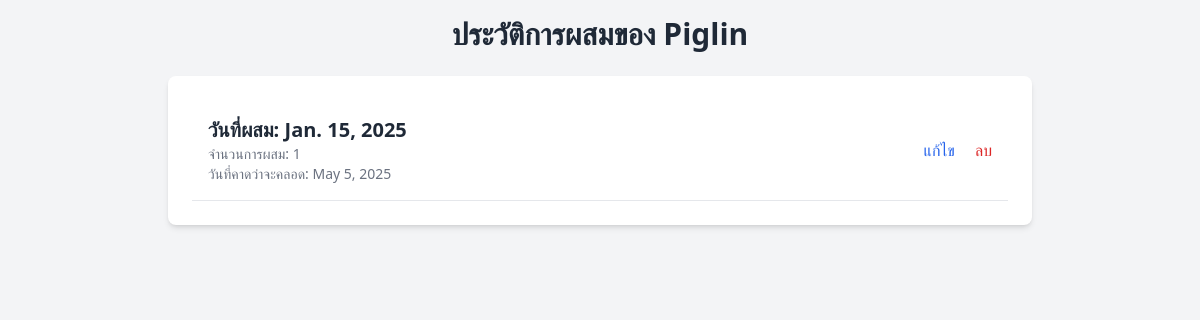
The app's page /1/breeding_history/ with its own data.
### myapp/models.py (models this page shows, shortened)
class Pig(models.Model):
    pig_id = models.CharField(max_length=50, unique=True)
    name = models.CharField(max_length=100)
    status = models.CharField(
        max_length=50,
        choices=[('ready', 'Ready for Breeding'), ('waiting', 'Waiting for Delivery')],
        default='ready'
    )
    zone = models.CharField(max_length=50)
    address_lock = models.CharField(max_length=100)
    image = models.ImageField(upload_to='pigs/', blank=True, null=True)  # เพิ่มฟิลด์สำหรับอัพโหลดรูปภาพ

class BreedingRecord(models.Model):
    pig = models.ForeignKey(Pig, on_delete=models.CASCADE, related_name='breeding_records')
    breeding_date = models.DateField()
    semen_id = models.CharField(max_length=50)
    insemination_count = models.IntegerField(default=1)
    delivery_date = models.DateField(blank=True, null=True)

### myapp/views.py (the view)
# urls.py: path('<str:pig_id>/breeding_history/', views.breeding_history, name='breeding_history'),
def breeding_history(request, pig_id):
    pig = get_object_or_404(Pig, pig_id=pig_id)  # ดึงข้อมูลหมูตาม pig_id
    breeding_records = pig.breeding_records.all()  # ดึงข้อมูลประวัติการผสมทั้งหมดที่เชื่อมโยงกับหมูตัวนี้
    return render(request, 'myapp/breeding_history.html', {
        'pig': pig,
        'breeding_records': breeding_records
    })

### myapp/templates/myapp/breeding_history.html (shortened to what this page needs)
<!DOCTYPE html>
<html lang="th">
<head>
    <script src="https://cdn.tailwindcss.com"></script>
</head>
<body class="bg-gray-100 font-sans">
    <div class="max-w-4xl mx-auto p-4">
        <h1 class="text-3xl font-bold text-center text-gray-800 mb-6">ประวัติการผสมของ {{ pig.name }}</h1>
        <div class="bg-white shadow-md rounded-lg p-6">
            <ul class="space-y-4">
                {% for record in pig.breeding_records.all %}
                <li class="flex items-center justify-between p-4 border-b border-gray-200 hover:bg-gray-50">
                    <div class="flex flex-col">
                        <h2 class="text-xl font-semibold text-gray-800">วันที่ผสม: {{ record.breeding_date }}</h2>
                        <p class="text-sm text-gray-500">จำนวนการผสม: {{ record.insemination_count }}</p>
                        <p class="text-sm text-gray-500">วันที่คาดว่าจะคลอด: {{ record.delivery_date }}</p>
                    </div>
                    <div class="space-x-4">
                        <a href="{% url 'record_breeding' pig_id=pig.pig_id %}" class="text-blue-600 hover:underline">แก้ไข</a>
                        <form action="{% url 'delete_breeding_record' record.id %}" method="POST" class="inline">
                            <button type="submit" class="text-red-600 hover:underline">ลบ</button>
                        </form>
                    </div>
                </li>
                {% endfor %}
            </ul>
        </div>
    </div>
</body>
</html>

### records on screen
Pig: name "Piglin"
BreedingRecord: breeding_date "Jan. 15, 2025", insemination_count "1", delivery_date "May 5, 2025"
